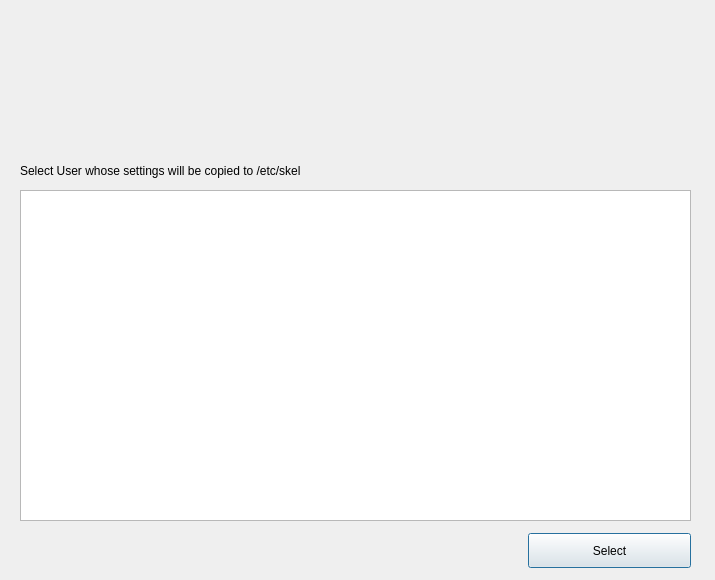
<?xml version="1.0" encoding="UTF-8"?>
<ui version="4.0">
 <class>UserSetting</class>
 <widget class="QDialog" name="UserSetting">
  <property name="geometry">
   <rect>
    <x>0</x>
    <y>0</y>
    <width>715</width>
    <height>580</height>
   </rect>
  </property>
  <property name="minimumSize">
   <size>
    <width>715</width>
    <height>580</height>
   </size>
  </property>
  <property name="maximumSize">
   <size>
    <width>715</width>
    <height>580</height>
   </size>
  </property>
  <property name="windowTitle">
   <string>User Settings</string>
  </property>
  <widget class="QLabel" name="label">
   <property name="geometry">
    <rect>
     <x>20</x>
     <y>10</y>
     <width>661</width>
     <height>141</height>
    </rect>
   </property>
   <property name="text">
    <string/>
   </property>
   <property name="pixmap">
    <pixmap resource="remastersys.qrc">:/images/remastersys-large.png</pixmap>
   </property>
  </widget>
  <widget class="QLabel" name="label_2">
   <property name="geometry">
    <rect>
     <x>20</x>
     <y>160</y>
     <width>451</width>
     <height>21</height>
    </rect>
   </property>
   <property name="text">
    <string>Select User whose settings will be copied to /etc/skel</string>
   </property>
  </widget>
  <widget class="QWidget" name="horizontalLayoutWidget">
   <property name="geometry">
    <rect>
     <x>20</x>
     <y>520</y>
     <width>671</width>
     <height>61</height>
    </rect>
   </property>
   <layout class="QHBoxLayout" name="horizontalLayout">
    <item>
     <spacer name="horizontalSpacer">
      <property name="orientation">
       <enum>Qt::Horizontal</enum>
      </property>
      <property name="sizeHint" stdset="0">
       <size>
        <width>40</width>
        <height>20</height>
       </size>
      </property>
     </spacer>
    </item>
    <item>
     <widget class="QPushButton" name="selectBtn">
      <property name="minimumSize">
       <size>
        <width>163</width>
        <height>35</height>
       </size>
      </property>
      <property name="maximumSize">
       <size>
        <width>163</width>
        <height>35</height>
       </size>
      </property>
      <property name="text">
       <string>Select</string>
      </property>
     </widget>
    </item>
   </layout>
  </widget>
  <widget class="QListWidget" name="listWidget">
   <property name="geometry">
    <rect>
     <x>20</x>
     <y>190</y>
     <width>671</width>
     <height>331</height>
    </rect>
   </property>
  </widget>
 </widget>
 <resources>
  <include location="remastersys.qrc"/>
 </resources>
 <connections/>
</ui>
